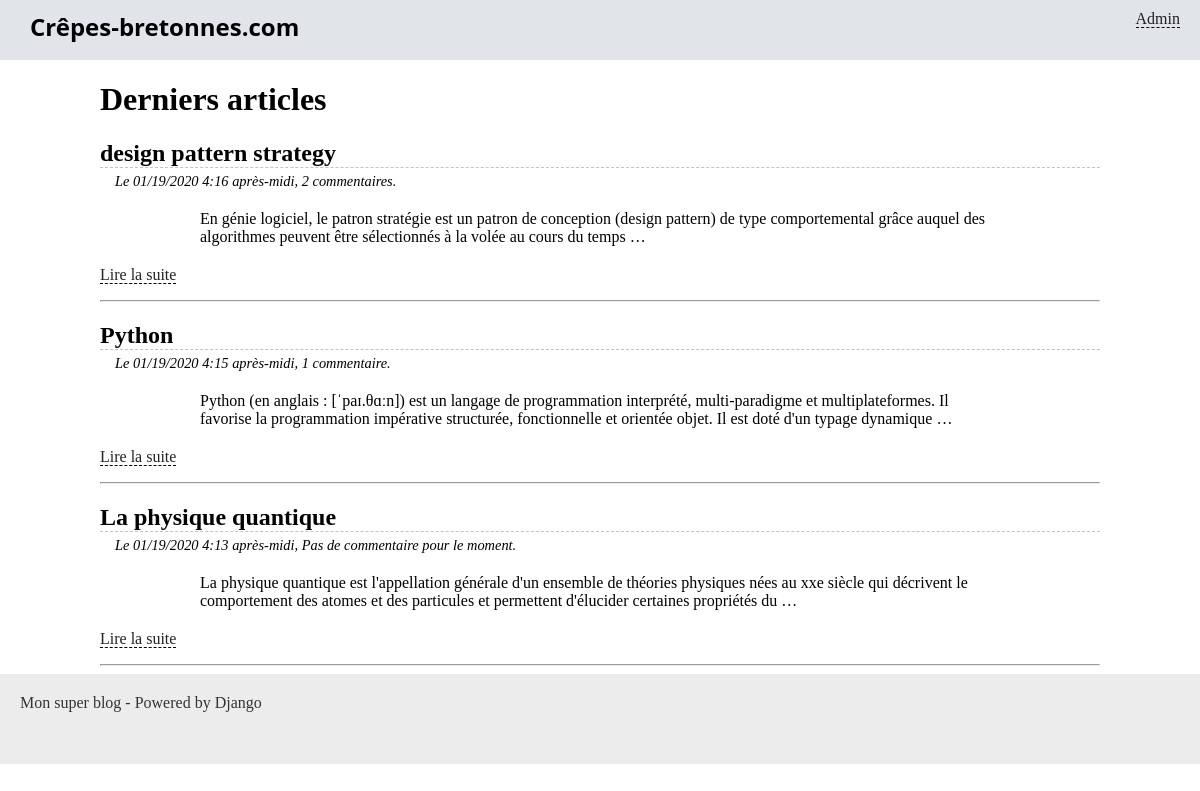
/blog/accueil/, run on the app's committed database.
### blog/models.py (models this page shows, shortened)
class Article(models.Model):
    titre = models.CharField(max_length=100)
    slug = models.SlugField()
    auteur = models.CharField(max_length=42)
    contenu = models.TextField(null=True)
    date = models.DateTimeField(verbose_name="Date de parution",
                                auto_now_add=True, auto_now=False)
    is_visible = models.BooleanField(verbose_name="Article publié ?",
                                     default=False)
    categorie = models.ForeignKey('Categorie', on_delete=models.CASCADE)

### blog/views.py (the view)
# urls.py: path('accueil/', views.accueil, name='accueil'),
def accueil(request):
    articles = Article.objects.filter(is_visible=True).order_by('-date')[:4]
    return render(request, 'blog/accueil.html', {'articles': articles})

### blog/templates/blog/accueil.html (shortened to what this page needs)
{% extends "blog/base.html" %}
{% block content %}
	<h1>Derniers articles</h1>
	{% for article in articles %}
		<h2 class="titre-article">{{ article.titre }}</h2>
		<p class="infos-article">Le {{ article.date|date:'SHORT_DATETIME_FORMAT' }},
		{% if 0 == article.comment_set.count %}
			Pas de commentaire pour le moment.
		{% else %}
			{{ article.comment_set.count }} commentaire{{ article.comment_set.count|pluralize }}.</p>
		{% endif %}
		<div class="contenu-article">
			{{ article.contenu|safe|truncatewords_html:30 }}
		</div>
		<p><a href="{% url 'blog_lire' article.slug %}">Lire la suite</a></p>
		<hr />
	{% endfor %}
{% endblock %}

### blog/static/blog/styles.css (style rules this page uses)
* { box-sizing: border-box; }
body { margin: 0; padding: 0; }
a { color: #222; border-bottom: 1px dashed #000; text-decoration: none; }
.titre-article, .titre-comments { border-bottom: 1px dashed #c3c3c3; margin-bottom: 0; }
.infos-article { margin: 5px 0 0 15px; font-style: italic; font-size: 0.9em; }
.contenu-article { margin: 20px auto; width: 80%; }

### data on the page
Article: titre "design pattern strategy", date "01/19/2020 4:16 après-midi", comment_set.count "2", contenu "En génie logiciel, le patron stratégie est un patron de conception (design pattern) de type comportemental grâce auquel des algorithmes peuvent être sélectionnés à la volée au cours du temps …"
Article: titre "Python", date "01/19/2020 4:15 après-midi", comment_set.count "1", contenu "Python (en anglais : [ˈpaɪ.θɑːn]) est un langage de programmation interprété, multi-paradigme et multiplateformes. Il favorise la programmation impérative structurée, fonctionnelle et orientée objet. Il est doté d'un typage dynamique …"
Article: titre "La physique quantique", date "01/19/2020 4:13 après-midi", shows "Pas de commentaire pour le moment.", contenu "La physique quantique est l'appellation générale d'un ensemble de théories physiques nées au xxe siècle qui décrivent le comportement des atomes et des particules et permettent d'élucider certaines propriétés du …"
